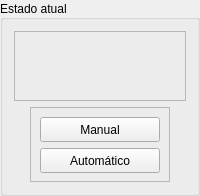
                  <widget class="QGroupBox" name="groupMachineManualAuto">
                   <property name="sizePolicy">
                    <sizepolicy hsizetype="Preferred" vsizetype="Preferred">
                     <horstretch>0</horstretch>
                     <verstretch>0</verstretch>
                    </sizepolicy>
                   </property>
                   <property name="minimumSize">
                    <size>
                     <width>0</width>
                     <height>0</height>
                    </size>
                   </property>
                   <property name="maximumSize">
                    <size>
                     <width>16777215</width>
                     <height>16777215</height>
                    </size>
                   </property>
                   <property name="title">
                    <string>Estado atual</string>
                   </property>
                   <property name="alignment">
                    <set>Qt::AlignLeading|Qt::AlignLeft|Qt::AlignVCenter</set>
                   </property>
                   <layout class="QVBoxLayout" name="verticalLayout_6">
                    <item>
                     <widget class="QFrame" name="frameIconMachineManualAuto">
                      <property name="minimumSize">
                       <size>
                        <width>0</width>
                        <height>70</height>
                       </size>
                      </property>
                      <property name="maximumSize">
                       <size>
                        <width>16777215</width>
                        <height>70</height>
                       </size>
                      </property>
                      <property name="frameShape">
                       <enum>QFrame::StyledPanel</enum>
                      </property>
                      <property name="frameShadow">
                       <enum>QFrame::Raised</enum>
                      </property>
                      <layout class="QHBoxLayout" name="horizontalLayout_3">
                       <property name="spacing">
                        <number>0</number>
                       </property>
                       <property name="leftMargin">
                        <number>0</number>
                       </property>
                       <property name="topMargin">
                        <number>0</number>
                       </property>
                       <property name="rightMargin">
                        <number>0</number>
                       </property>
                       <property name="bottomMargin">
                        <number>0</number>
                       </property>
                       <item alignment="Qt::AlignHCenter">
                        <widget class="QLabel" name="labelSystemInManual">
                         <property name="minimumSize">
                          <size>
                           <width>70</width>
                           <height>70</height>
                          </size>
                         </property>
                         <property name="maximumSize">
                          <size>
                           <width>70</width>
                           <height>70</height>
                          </size>
                         </property>
                         <property name="text">
                          <string/>
                         </property>
                         <property name="pixmap">
                          <pixmap resource="rsc.qrc">:/imagens/icons/hand_selected.png</pixmap>
                         </property>
                         <property name="scaledContents">
                          <bool>true</bool>
                         </property>
                        </widget>
                       </item>
                       <item>
                        <widget class="QLabel" name="labelSystemInAuto">
                         <property name="minimumSize">
                          <size>
                           <width>70</width>
                           <height>70</height>
                          </size>
                         </property>
                         <property name="maximumSize">
                          <size>
                           <width>70</width>
                           <height>70</height>
                          </size>
                         </property>
                         <property name="text">
                          <string/>
                         </property>
                         <property name="pixmap">
                          <pixmap resource="rsc.qrc">:/imagens/icons/arrow-automaticpng.png</pixmap>
                         </property>
                         <property name="scaledContents">
                          <bool>true</bool>
                         </property>
                        </widget>
                       </item>
                      </layout>
                     </widget>
                    </item>
                    <item alignment="Qt::AlignHCenter">
                     <widget class="QFrame" name="frameButtonsMachineManualAuto">
                      <property name="maximumSize">
                       <size>
                        <width>16777215</width>
                        <height>75</height>
                       </size>
                      </property>
                      <property name="frameShape">
                       <enum>QFrame::StyledPanel</enum>
                      </property>
                      <property name="frameShadow">
                       <enum>QFrame::Raised</enum>
                      </property>
                      <layout class="QVBoxLayout" name="verticalLayout_8">
                       <item>
                        <widget class="QPushButton" name="buttonSystemInManual">
                         <property name="minimumSize">
                          <size>
                           <width>120</width>
                           <height>25</height>
                          </size>
                         </property>
                         <property name="maximumSize">
                          <size>
                           <width>120</width>
                           <height>25</height>
                          </size>
                         </property>
                         <property name="text">
                          <string>Manual</string>
                         </property>
                         <property name="checkable">
                          <bool>true</bool>
                         </property>
                        </widget>
                       </item>
                       <item>
                        <widget class="QPushButton" name="buttonSystemInAuto">
                         <property name="minimumSize">
                          <size>
                           <width>120</width>
                           <height>25</height>
                          </size>
                         </property>
                         <property name="maximumSize">
                          <size>
                           <width>120</width>
                           <height>25</height>
                          </size>
                         </property>
                         <property name="text">
                          <string>Automático</string>
                         </property>
                         <property name="checkable">
                          <bool>true</bool>
                         </property>
                        </widget>
                       </item>
                      </layout>
                     </widget>
                    </item>
                   </layout>
                  </widget>
